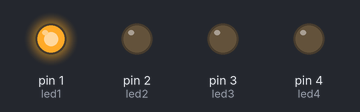
This program was run on a simulated MicroPython board. Parts: output pins drawn as LEDs (lit = HIGH).

Above: at 1.0 s.
At 3.5 s:
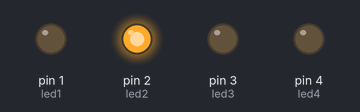
At 5.5 s:
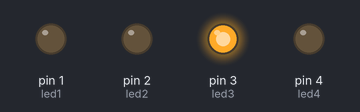
At 7.5 s:
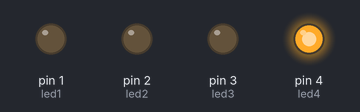
At 8.5 s:
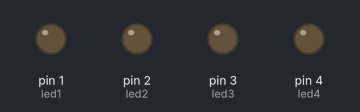
Timing chart, 0 to 10.4 s (numbered marks = the images above):
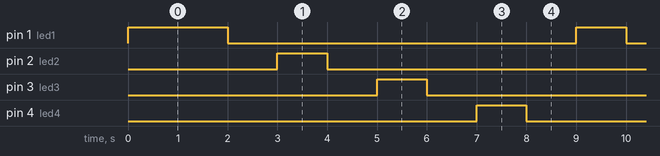

The program:

main.py
```python
import machine
import time
led1 = machine.Pin(1, machine.Pin.OUT)
led2 = machine.Pin(2, machine.Pin.OUT)
led3 = machine.Pin(3, machine.Pin.OUT)
led4 = machine.Pin(4, machine.Pin.OUT)


machine.Pin(1, machine.Pin.OUT).value(1)
led1.value(1)


while True:
    time.sleep(1)
    led1.value(1)
    time.sleep(1)
    led1.value(0)

    time.sleep(1)
    led2.value(1)
    time.sleep(1)
    led2.value(0)

    time.sleep(1)
    led3.value(1)
    time.sleep(1)
    led3.value(0)

    time.sleep(1)
    led4.value(1)
    time.sleep(1)
    led4.value(0)
```

Measured:
- by itself, pin 1 (led1), pin 2 (led2), pin 3 (led3), pin 4 (led4): alternates HIGH for 1.0 s and LOW for 7.0 s
- by itself, everything shown: repeats every 8.0 s, in 8 steps
